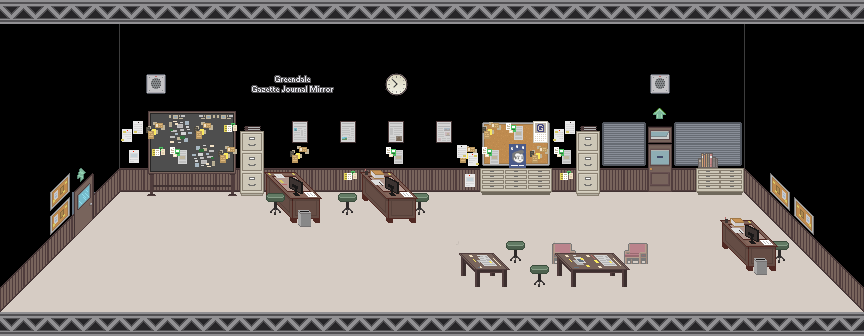

A 2D game scene composited from a Tiled map and its tileset images. What follows is a short description and the map's XML, with each tile layer's data collapsed to a summary:
An orthogonal 36x14 tile map with 24x24 px tiles, 3 tile layers (Tile Layer 1, Tile Layer 2, Tile Layer 3) and 11 objects (4x block, 2x door, floorspace, entrance, info).

<map version="1.0" orientation="orthogonal" width="36" height="14" tilewidth="24" tileheight="24">
 <properties>
  <property name="blue" value="128" />
  <property name="green" value="115" />
  <property name="jumping" value="false" />
  <property name="red" value="102" />
  <property name="soundtrack" value="mash-theme" />
 </properties>
 <tileset firstgid="1" name="gazette-office" tilewidth="24" tileheight="24">
  <image source="gazette-office.png" width="264" height="264" />
 </tileset>
 <layer name="Tile Layer 1" width="36" height="14">
  <data>[504 cells, 265 non-empty, 7 distinct tile ids]</data>
 </layer>
 <layer name="Tile Layer 2" width="36" height="14">
  <data>[504 cells, 107 non-empty, 42 distinct tile ids]</data>
 </layer>
 <layer name="Tile Layer 3" width="36" height="14">
  <data>[504 cells, 83 non-empty, 41 distinct tile ids]</data>
 </layer>
 <objectgroup name="nodes" width="36" height="14">
  <object type="floorspace" x="1" y="200" width="862" height="109">
   <properties>
    <property name="angled" value="true" />
    <property name="offset" value="30" />
   </properties>
  </object>
  <object type="block" x="264" y="191" width="166" height="33" />
  <object type="block" x="456" y="241" width="165" height="44" />
  <object type="block" x="625" y="240" width="21" height="23" />
  <object type="block" x="722" y="217" width="67" height="56" />
  <object type="entrance" x="82" y="192" width="28" height="46" />
  <object type="info" x="149" y="113" width="86" height="91">
   <properties>
    <property name="info" value="story assignments: Toni Braxton-gate, best pizza, and  underage drinking" />
   </properties>
  </object>
  <object type="door" x="73" y="188" width="21" height="49">
   <properties>
    <property name="level" value="greendale-exterior" />
    <property name="reenter" value="true" />
   </properties>
  </object>
  <object type="door" x="646" y="144" width="27" height="53">
   <properties>
    <property name="level" value="gazette-office-2" />
   </properties>
  </object>
 </objectgroup>
 <objectgroup color="#55557f" name="wall" width="36" height="14">
  <object x="-24" y="0" width="24" height="336" />
  <object x="864" y="0" width="24" height="336" />
 </objectgroup>
</map>
